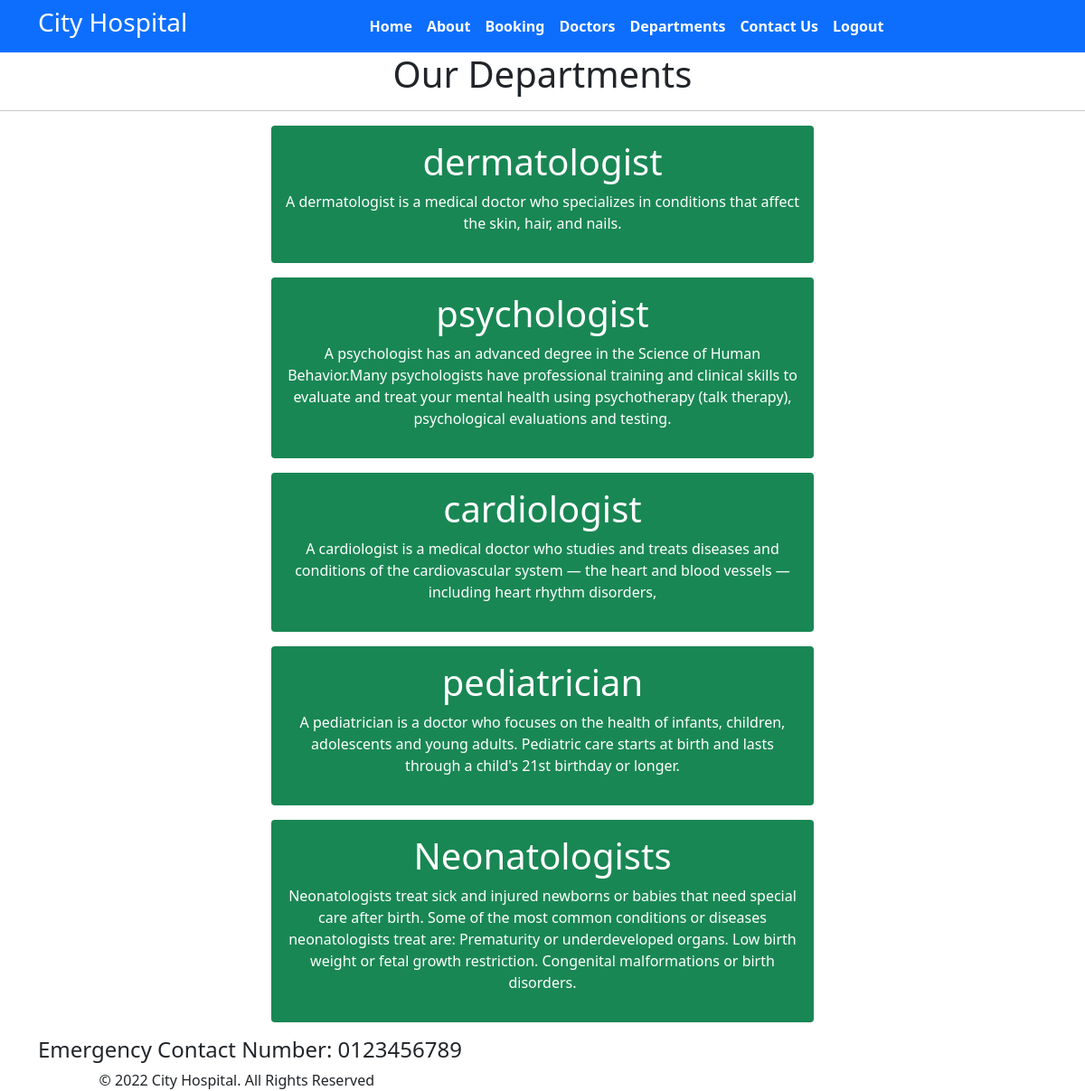
The app's page /department/ (signed in) with its own data.
### home/models.py (models this page shows, shortened)
class Departments(models.Model):
    dep_name=models.CharField(max_length=100)
    dep_description=models.TextField()

### home/views.py (the view)
# urls.py: path('department/',views.department,name='department'),
@login_required(login_url='/')
def department(request):
    dict_dept={
        'dept':Departments.objects.all()
    }
    return render(request,'department.html',dict_dept)

### templates/department.html (shortened to what this page needs)
{% extends 'base.html' %}
{% block content %}
<h1 class="text-center">Our Departments</h1>
<hr>
{% for d in dept%}
<div class="mx-auto w-50 bg-success text-center text-white p-3 my-3 boarder boarder-warning rounded">
    <h1>{{d.dep_name}}</h1>
    <p>{{d.dep_description}}</p>
</div>
{% endfor %}
{% endblock %}

### records on screen
Departments: dep_name "dermatologist", dep_description "A dermatologist is a medical doctor who specializes in conditions that affect the skin, hair, and nails."
Departments: dep_name "psychologist", dep_description "A psychologist has an advanced degree in the Science of Human Behavior.Many psychologists have professional training and clinical skills to evaluate and treat your mental health using psychotherapy (talk therapy), psychological evaluations and testing."
Departments: dep_name "cardiologist", dep_description "A cardiologist is a medical doctor who studies and treats diseases and conditions of the cardiovascular system — the heart and blood vessels — including heart rhythm disorders,"
Departments: dep_name "pediatrician", dep_description "A pediatrician is a doctor who focuses on the health of infants, children, adolescents and young adults. Pediatric care starts at birth and lasts through a child's 21st birthday or longer."
Departments: dep_name "Neonatologists", dep_description "Neonatologists treat sick and injured newborns or babies that need special care after birth. Some of the most common conditions or diseases neonatologists treat are: Prematurity or underdeveloped organs. Low birth weight or fetal growth restriction. Congenital malformations or birth disorders."
